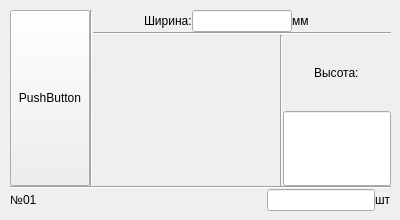
<?xml version="1.0" encoding="UTF-8"?>
<ui version="4.0">
 <class>Struct</class>
 <widget class="QWidget" name="Struct">
  <property name="geometry">
   <rect>
    <x>0</x>
    <y>0</y>
    <width>400</width>
    <height>220</height>
   </rect>
  </property>
  <property name="windowTitle">
   <string>Form</string>
  </property>
  <widget class="QWidget" name="gridLayoutWidget">
   <property name="geometry">
    <rect>
     <x>10</x>
     <y>10</y>
     <width>381</width>
     <height>201</height>
    </rect>
   </property>
   <layout class="QGridLayout" name="gridLayout" rowstretch="0,0,1,1,0,0" columnstretch="0,0,1,1,0,0">
    <property name="leftMargin">
     <number>0</number>
    </property>
    <property name="spacing">
     <number>0</number>
    </property>
    <item row="0" column="2" colspan="4">
     <layout class="QHBoxLayout" name="horizontalLayout">
      <property name="spacing">
       <number>0</number>
      </property>
      <item alignment="Qt::AlignRight">
       <widget class="QLabel" name="label">
        <property name="text">
         <string>Ширина:</string>
        </property>
       </widget>
      </item>
      <item>
       <widget class="QLineEdit" name="width">
        <property name="sizePolicy">
         <sizepolicy hsizetype="Fixed" vsizetype="Preferred">
          <horstretch>0</horstretch>
          <verstretch>0</verstretch>
         </sizepolicy>
        </property>
        <property name="maximumSize">
         <size>
          <width>100</width>
          <height>125</height>
         </size>
        </property>
        <property name="maxLength">
         <number>4</number>
        </property>
       </widget>
      </item>
      <item>
       <widget class="QLabel" name="label_2">
        <property name="text">
         <string>мм</string>
        </property>
       </widget>
      </item>
     </layout>
    </item>
    <item row="4" column="0" colspan="6">
     <widget class="Line" name="line_2">
      <property name="orientation">
       <enum>Qt::Horizontal</enum>
      </property>
     </widget>
    </item>
    <item row="2" column="2" rowspan="2" colspan="2">
     <widget class="QLabel" name="direction">
      <property name="frameShape">
       <enum>QFrame::NoFrame</enum>
      </property>
      <property name="text">
       <string/>
      </property>
     </widget>
    </item>
    <item row="0" column="0" rowspan="4">
     <widget class="QPushButton" name="pushButton">
      <property name="sizePolicy">
       <sizepolicy hsizetype="Minimum" vsizetype="Expanding">
        <horstretch>0</horstretch>
        <verstretch>0</verstretch>
       </sizepolicy>
      </property>
      <property name="text">
       <string>PushButton</string>
      </property>
     </widget>
    </item>
    <item row="5" column="0" colspan="6">
     <layout class="QHBoxLayout" name="horizontalLayout_2">
      <item>
       <widget class="QLabel" name="label_5">
        <property name="text">
         <string>№</string>
        </property>
       </widget>
      </item>
      <item>
       <widget class="QLabel" name="label_7">
        <property name="text">
         <string>01</string>
        </property>
       </widget>
      </item>
      <item>
       <spacer name="horizontalSpacer">
        <property name="orientation">
         <enum>Qt::Horizontal</enum>
        </property>
        <property name="sizeHint" stdset="0">
         <size>
          <width>223</width>
          <height>20</height>
         </size>
        </property>
       </spacer>
      </item>
      <item>
       <widget class="QLineEdit" name="lineEdit_4">
        <property name="sizePolicy">
         <sizepolicy hsizetype="Preferred" vsizetype="Preferred">
          <horstretch>0</horstretch>
          <verstretch>0</verstretch>
         </sizepolicy>
        </property>
        <property name="maxLength">
         <number>3</number>
        </property>
       </widget>
      </item>
      <item>
       <widget class="QLabel" name="label_6">
        <property name="text">
         <string>шт</string>
        </property>
       </widget>
      </item>
     </layout>
    </item>
    <item row="2" column="5" rowspan="2">
     <layout class="QVBoxLayout" name="verticalLayout">
      <item alignment="Qt::AlignHCenter">
       <widget class="QLabel" name="label_4">
        <property name="text">
         <string>Высота:</string>
        </property>
       </widget>
      </item>
      <item>
       <widget class="QLineEdit" name="height">
        <property name="sizePolicy">
         <sizepolicy hsizetype="Fixed" vsizetype="Preferred">
          <horstretch>0</horstretch>
          <verstretch>0</verstretch>
         </sizepolicy>
        </property>
        <property name="maximumSize">
         <size>
          <width>150</width>
          <height>125</height>
         </size>
        </property>
        <property name="maxLength">
         <number>4</number>
        </property>
       </widget>
      </item>
     </layout>
    </item>
    <item row="0" column="1" rowspan="4">
     <widget class="Line" name="line_3">
      <property name="orientation">
       <enum>Qt::Vertical</enum>
      </property>
     </widget>
    </item>
    <item row="1" column="2" colspan="4">
     <widget class="Line" name="line">
      <property name="orientation">
       <enum>Qt::Horizontal</enum>
      </property>
     </widget>
    </item>
    <item row="2" column="4" rowspan="2">
     <widget class="Line" name="line_4">
      <property name="orientation">
       <enum>Qt::Vertical</enum>
      </property>
     </widget>
    </item>
   </layout>
  </widget>
 </widget>
 <resources/>
 <connections/>
</ui>
